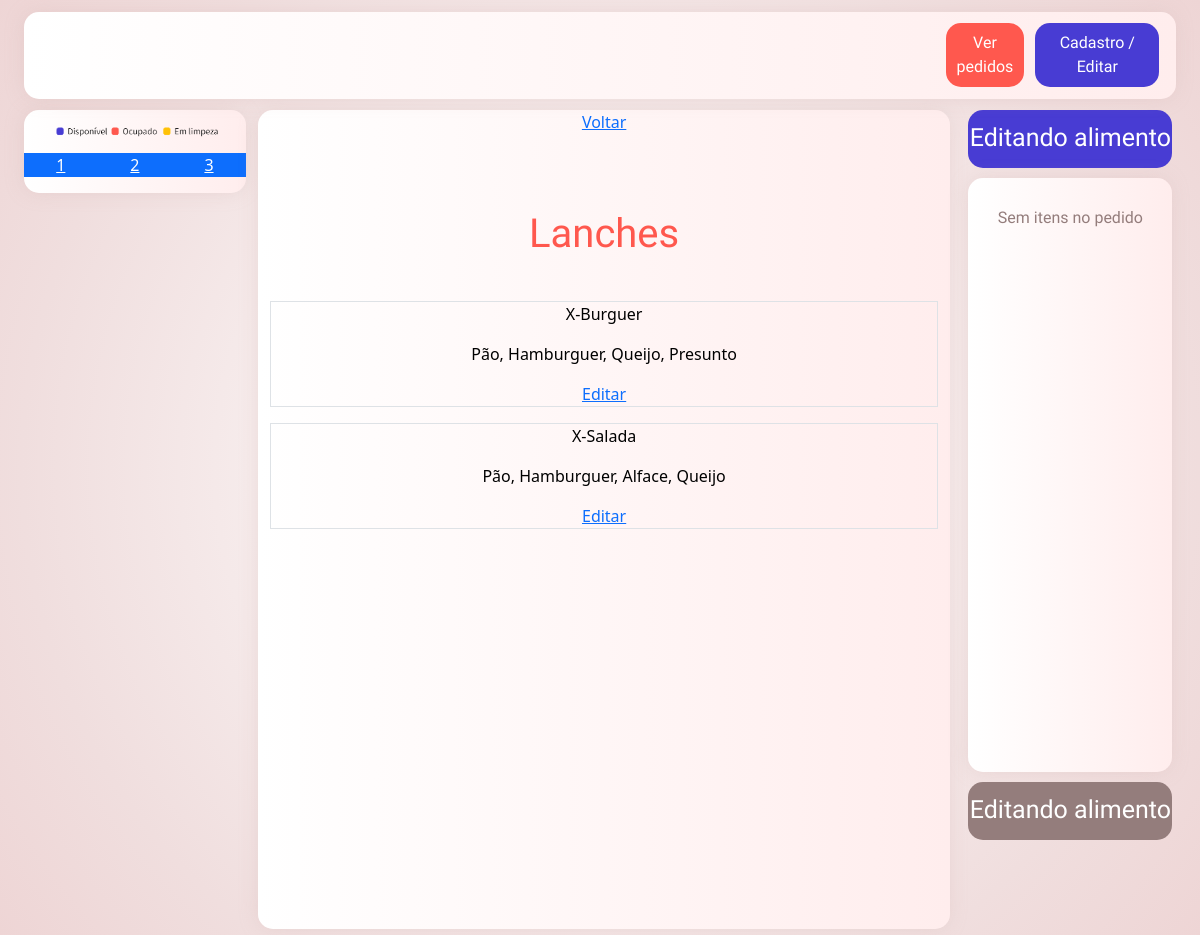
The page /back-end/editar_alimento2.php?idCat=1 on the database its author committed.
### tables this page shows
CREATE TABLE `mesa` (
  `idMesa` int(11) NOT NULL,
  `idStatusMesa` int(11) NOT NULL
);

CREATE TABLE `categoriaalimento` (
  `idCatAlimento` int(11) NOT NULL,
  `nomeCatAlimento` varchar(255) NOT NULL,
  `fotoCatAlimento` varchar(255) NOT NULL
);

CREATE TABLE `alimento` (
  `idAlimento` int(11) NOT NULL,
  `idCatAlimento` int(11) NOT NULL,
  `descAlimento` varchar(255) NOT NULL,
  `nomeAlimento` varchar(255) NOT NULL,
  `valorUnidade` double NOT NULL,
  `fotoAlimento` varchar(255) NOT NULL
);

### back-end/editar_alimento2.php (the view, shortened to what this page needs)
<?php
include_once("conexao.php");
?>
<!DOCTYPE html>
<html lang="en">
<head>
    <link href="https://cdn.jsdelivr.net/npm/bootstrap@5.3.0-alpha1/dist/css/bootstrap.min.css" rel="stylesheet">
    <link rel="stylesheet" href="css/style.css">
    <link rel="stylesheet" href="css/style_categoria.css">
    <link rel="stylesheet" href="https://cdn.jsdelivr.net/npm/bootstrap-icons@1.10.4/font/bootstrap-icons.css">
</head>
<body>
    <div class="container-fluid containerPrincipal">
        <div class="row linha1 justify-content-center">
            <div class="col coluna-nav">
                <div class="botoes">
                    <button class="botao1">Ver pedidos</button>
                    <button class="botao2">Cadastro / Editar</button>
                </div>
            </div>
        </div>
        <div class="row linha2">
            <div class="col-4 order-first interface1">
                <div class="row justify-content-around">
                    <div class="col-md-12 col_comanda">
                        <div class="row">
                            <div class="col">
                                <div class="imagem_legenda">
                                    <img src="image/Legenda.png" class="img-fluid ">
                                </div>
                            </div>
                        </div>
                        <div class="row justify-content-around">
                            <?php
                            $sql = "SELECT * FROM mesa ORDER BY idMesa";
                            $result = $conn->query($sql);
                            while ($row = mysqli_fetch_assoc($result)) {
                                $idStatusMesa = $row['idStatusMesa'];
                                if ($idStatusMesa == 1) {
                            ?>
                                    <?php
                                    if (!isset($idMesa)) {
                                    ?>
                                        <div class="col-md-4 text-center mb-3 bg-primary">
                                            <a class=" text-white" href="<?php echo 'index.php?id=' . $row['idMesa'] ?>"><?php echo $row['idMesa']; ?></a>
                                        </div>
                                    <?php
                                    } else {
                                    ?>
                                        <div class="col-md-4 text-center mb-3">
                                            <p class="bg-primary text-white"><?php echo $row['idMesa'] ?></p>
                                        </div>
                                    <?php
                                    }
                                    ?>
                                <?php
                                } else {
                                ?>
                                    <div class="col-md-4 text-center mb-3">
                                        <p class="bg-danger text-white"><?php echo $row['idMesa'] ?></p>
                                    </div>
                            <?php
                                }
                            }
                            ?>
                        </div>
                    </div>
                </div>
            </div>
            <div class="col-2 interface2">
                <?php
                $idCat = $_GET['idCat'];
                $sql3 = "SELECT * FROM categoriaalimento WHERE idCatAlimento = $idCat";
                $result3 = $conn->query($sql3);
                while ($rowCat = mysqli_fetch_assoc($result3)) {
                    $sql4 = "SELECT * FROM alimento WHERE idCatAlimento = $idCat";
                    $result4 = $conn->query($sql4);
                ?>
                    <div class="">
                        <a href="<?php echo 'editar_alimento.php'?>">Voltar</a>
                    </div>
                    <div class="frase1_interface2">
                        <?php echo $rowCat['nomeCatAlimento']; ?>
                    </div>
                    <?php
                    while ($rowAli = mysqli_fetch_assoc($result4)) {
                    ?>
                        <div class="col border mb-3">
                            <div>
                                <p class="text-black">
                                    <?php echo $rowAli['nomeAlimento']; ?>
                                </p>
                                <p class="text-black">
                                    <?php echo $rowAli['descAlimento']; ?>
                                </p>
                            </div>
                            <div>
                                <a href="<?php echo 'editar_alimento3.php?idAli=' . $rowAli['idAlimento'] ?>">Editar</a>
                            </div>
                        </div>
                <?php
                    }
                }
                ?>
            </div>
            <div class="col-4 order-last interface3">
                <div class="tamanho_interface3">
                    <div class="col coluna1">
                        <p class='texto1'>Editando alimento</p>;
                    </div>
                    <div class="col coluna2">Sem itens no pedido</div>
                    <div class="col coluna4">Editando alimento</div>
                </div>
            </div>
        </div>
    </div>
</body>
</html>

### back-end/css/style.css (style rules this page uses)
body { background: rgb(255, 255, 255); background: radial-gradient(circle, rgba(255, 255, 255, 1) 0%, rgba(240, 222, 222, 1) 76%, rgba(238, 213, 213, 1) 100%); background-size: contain; height: 100%; width: 100%; }
.botao1 { margin-top: auto; word-wrap: break-word; width: 7%; text-decoration: none; margin-bottom: auto; height: 100%; font-family: 'Lexend', sans-serif; background-color: #FF584E; color: #fff; border-radius: 15px; padding: 0.7%; border: none; }
.botao2 { margin-top: auto; text-decoration: none; margin-bottom: auto; color: #fff; border: none; background-color: #483CD3; word-wrap: break-word; height: 100%; width: 11%; padding: 0.7%; border-radius: 15px; font-family: 'Lexend', sans-serif; margin-left: 1%; }
.botoes { display: flex; justify-content: end; margin-right: 0.5%; }
.coluna-nav { z-index: 1; padding: 1%; background: rgb(255, 255, 255); background: linear-gradient(90deg, rgba(255, 255, 255, 1) 0%, rgba(255, 237, 237, 1) 100%); color: #fff; justify-content: 'right'; height: 100%; border-radius: 15px; -webkit-box-shadow: -1px 0px 20px -3px rgba(205, 171, 168, 0.35); -moz-box-shadow: -1px 0px 20px -3px rgba(205, 171, 168, 0.35); box-shadow: -1px 0px 20px -3px rgba(205, 171, 168, 0.35); }
.linha1 { margin: 1%; width: auto; height: auto; }
.linha2 { margin-left: 1%; width: 99.5%; height: 825px; word-wrap: break-word; }
.containerPrincipal { height: 100%; width: 100%; }
.interface1 { width: 19%; height: 100%; align-items: 'center'; margin-right: 1%; }
.interface2 { background: rgb(255, 255, 255); background: linear-gradient(90deg, rgba(255, 255, 255, 1) 0%, rgba(255, 237, 237, 1) 100%); padding-bottom: 5.3%; margin-right: 0.5%; color: #fff; height: 99.2%; text-align: center; width: 59.2%; border-radius: 15px; -webkit-box-shadow: -1px 0px 20px -3px rgba(205, 171, 168, 0.35); -moz-box-shadow: -1px 0px 20px -3px rgba(205, 171, 168, 0.35); box-shadow: -1px 0px 20px -3px rgba(205, 171, 168, 0.35); }
.interface3 { color: #fff; width: 19.5%; height: 100%; }
.tamanho_interface3 { height: 100%; width: 100%; }
.coluna1 { background-color: #947D7C; color: #fff; width: 100%; height: 7%; border-radius: 15px; margin-bottom: 5%; }
.coluna2 { background: rgb(255, 255, 255); background: linear-gradient(90deg, rgba(255, 255, 255, 1) 0%, rgba(255, 237, 237, 1) 100%); color: #947D7C; font-family: 'Lexend', sans-serif; text-align: center; line-height: 500%; width: 100%; height: 72%; border-radius: 15px; -webkit-box-shadow: -1px 0px 20px -3px rgba(205, 171, 168, 0.35); -moz-box-shadow: -1px 0px 20px -3px rgba(205, 171, 168, 0.35); box-shadow: -1px 0px 20px -3px rgba(205, 171, 168, 0.35); margin-bottom: 5%; }
.coluna4 { color: #fff; width: 100%; height: 7%; border-radius: 15px; align-items: center; font-family: 'Lexend', sans-serif; background-color: #947D7C; font-size: 25px; text-align: center; line-height: 225%; }
.col_comanda { background: rgb(255, 255, 255); background: linear-gradient(90deg, rgba(255, 255, 255, 1) 0%, rgba(255, 237, 237, 1) 100%); height: 100%; width: 100%; border-radius: 15px; -webkit-box-shadow: -1px 0px 20px -3px rgba(205, 171, 168, 0.35); -moz-box-shadow: -1px 0px 20px -3px rgba(205, 171, 168, 0.35); box-shadow: -1px 0px 20px -3px rgba(205, 171, 168, 0.35); margin-right: 0.5%; }
.texto1 { font-family: 'Lexend', sans-serif; font-size: 25px; text-align: center; line-height: 225%; }
.frase1_interface2 { font-family: 'Lexend', sans-serif; font-size: 250%; line-height: 500%; color: #FF584E; margin-bottom: -5%; }

### rows shown on the page
mesa: idMesa "1"
mesa: idMesa "2"
mesa: idMesa "3"
categoriaalimento: nomeCatAlimento "Lanches"
alimento: nomeAlimento "X-Burguer", descAlimento "Pão, Hamburguer, Queijo, Presunto"
alimento: nomeAlimento "X-Salada", descAlimento "Pão, Hamburguer, Alface, Queijo"
